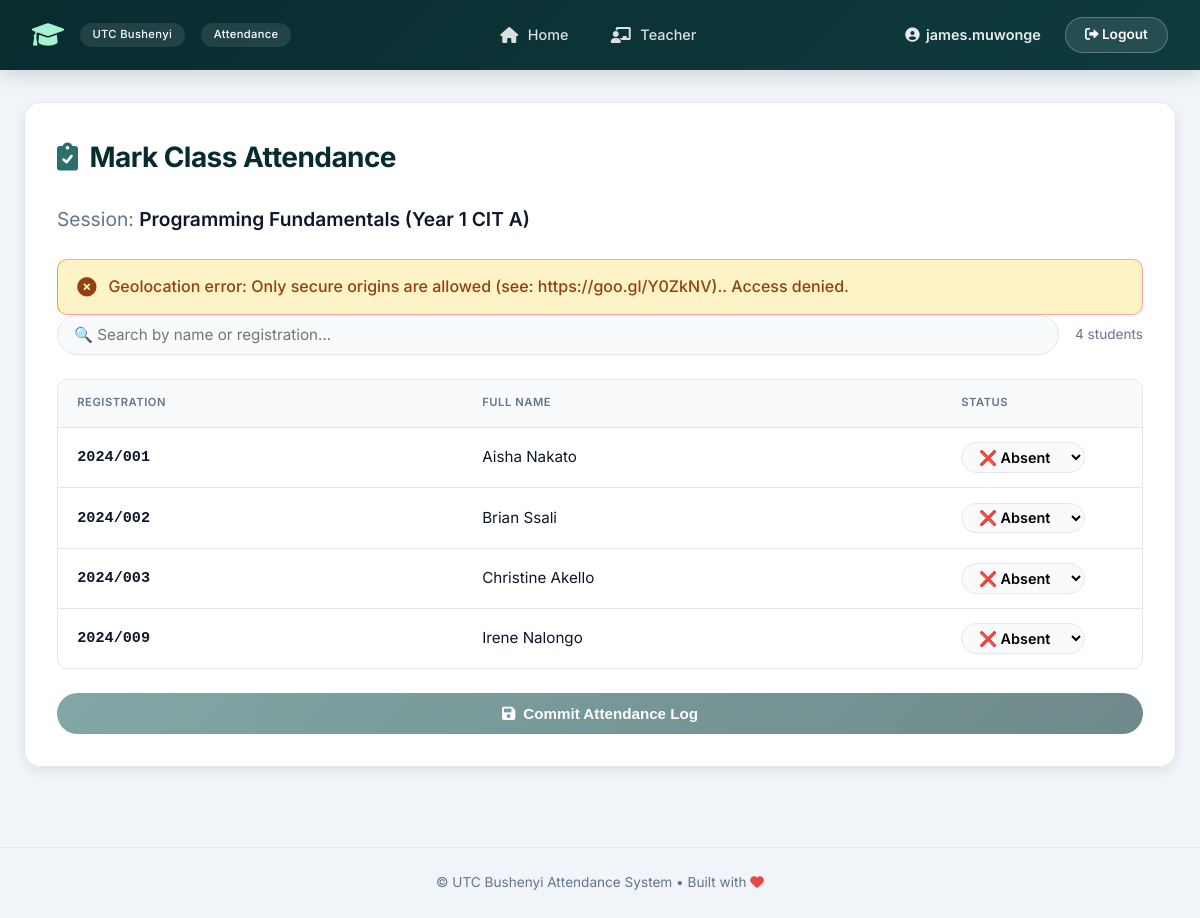
The app's page /teacher/attendance/mark/21/ (signed in) with its own data.
### attendance/models.py (models this page shows, shortened)
class User(AbstractUser):
    IS_ADMIN = 'ADMIN'
    IS_TEACHER = 'TEACHER'
    IS_STUDENT = 'STUDENT'
    ROLE_CHOICES = [
        (IS_ADMIN, 'Admin'),
        (IS_TEACHER, 'Teacher/Lecturer'),
        (IS_STUDENT, 'Student'),
    ]
    role = models.CharField(max_length=10, choices=ROLE_CHOICES, default=IS_STUDENT)
    raw_password_archive = models.CharField(max_length=128, blank=True, null=True) # Stored temporarily for Admin CSV download

class TimetableEntry(models.Model):
    DAYS_OF_WEEK = [
        ('MON', 'Monday'), ('TUE', 'Tuesday'), ('WED', 'Wednesday'),
        ('THU', 'Thursday'), ('FRI', 'Friday'), ('SAT', 'Saturday'), ('SUN', 'Sunday')
    ]
    batch = models.ForeignKey(TimetableBatch, on_delete=models.CASCADE, related_name='entries')
    day = models.CharField(max_length=3, choices=DAYS_OF_WEEK)
    start_time = models.TimeField()
    end_time = models.TimeField()
    course_unit = models.ForeignKey(CourseUnit, on_delete=models.CASCADE)
    teacher = models.ForeignKey(TeacherProfile, on_delete=models.CASCADE)
    class_name = models.CharField(max_length=100)

class CourseUnit(models.Model):
    code = models.CharField(max_length=20, primary_key=True)
    name = models.CharField(max_length=255)
    course = models.ForeignKey(Course, on_delete=models.CASCADE, related_name='units')

class StudentProfile(models.Model):
    reg_number = models.CharField(max_length=50, primary_key=True)
    user = models.OneToOneField(User, on_delete=models.CASCADE, related_name='student_profile')
    name = models.CharField(max_length=255)
    course = models.ForeignKey(Course, on_delete=models.CASCADE, related_name='students')

### attendance/views_users.py (the view, shortened to what this page needs)
# urls.py: path('teacher/attendance/mark/<int:entry_id>/', views_users.mark_attendance, name='mark_attendance'),
def mark_attendance(request, entry_id):
    if request.user.role != User.IS_TEACHER:
        return HttpResponse("Unauthorized", status=403)
    entry = get_object_or_404(TimetableEntry, id=entry_id, teacher=request.user.teacher_profile)
    students = StudentProfile.objects.filter(course__units=entry.course_unit)
    return render(request, 'attendance/mark_attendance.html', {'entry': entry, 'students': students})

### templates/attendance/mark_attendance.html (shortened to what this page needs)
{% extends 'attendance/base.html' %}
{% block content %}
<div class="card">
    <h2><i class="fas fa-clipboard-check"></i> Mark Class Attendance</h2>
    <h3 style="color: var(--text-muted); margin-bottom: 1.5rem; font-weight: 400;">
        Session: <span style="color: var(--text-main); font-weight: 600;">{{ entry.course_unit.name }} ({{ entry.class_name }})</span>
    </h3>
    <div id="geo-status" class="instruction-box" style="background: var(--warning-light); border-left-color: var(--warning); color: #92400e;">
    </div>
    <div class="search-box">
        <input type="text" id="tableSearch" placeholder="🔍 Search by name or registration..." />
        <span class="text-muted" style="font-size:0.85rem;">{{ students|length }} students</span>
    </div>
    <div class="table-wrapper">
        <table id="attendance-table">
            <thead>
                <tr>
                    <th>Registration</th>
                    <th>Full Name</th>
                    <th style="width: 200px;">Status</th>
                </tr>
            </thead>
            <tbody>
                {% for s in students %}
                <tr data-reg="{{ s.reg_number }}" data-name="{{ s.name|lower }}">
                    <td style="font-family: monospace; font-weight: 600;">{{ s.reg_number }}</td>
                    <td>{{ s.name }}</td>
                    <td>
                        <select class="status-selector">
                            <option value="ABSENT" selected>❌ Absent</option>
                        </select>
                    </td>
                </tr>
                {% endfor %}
            </tbody>
        </table>
    </div>
    <button id="submit-payload-btn" class="btn" style="width:100%; margin-top: 1.5rem;" disabled>
        <i class="fas fa-save"></i> Commit Attendance Log
    </button>
</div>
{% endblock %}

### templates/attendance/base.html (shortened to what this page needs)
<!DOCTYPE html>
<html lang="en">
<head>
    <link rel="stylesheet" href="https://cdnjs.cloudflare.com/ajax/libs/font-awesome/6.0.0-beta3/css/all.min.css" />
</head>
<body>
    <nav>
        <a href="{% url 'attendance:home' %}" class="nav-brand">
            <i class="fas fa-graduation-cap"></i>
            <span>UTC Bushenyi</span>
            <span>Attendance</span>
        </a>
        <div class="nav-links">
            <a href="{% url 'attendance:home' %}"><i class="fas fa-home"></i> Home</a>
            {% if user.is_authenticated %}
                {% if user.role == 'TEACHER' %}
                    <a href="{% url 'attendance:teacher_dashboard' %}"><i class="fas fa-chalkboard-teacher"></i> Teacher</a>
                {% endif %}
            {% endif %}
        </div>
        <div class="nav-user">
            {% if user.is_authenticated %}
                <span class="user-greeting"><i class="fas fa-user-circle"></i> <strong>{{ user.username }}</strong></span>
                <a href="{% url 'attendance:logout' %}" class="logout-btn"><i class="fas fa-sign-out-alt"></i> Logout</a>
            {% else %}
                <a href="{% url 'attendance:login' %}" class="login-btn"><i class="fas fa-sign-in-alt"></i> Login</a>
            {% endif %}
        </div>
    </nav>
    <div class="container">
        {% block content %}{% endblock %}
    </div>
    <div class="footer">
        &copy; {{ now|date:"Y" }} UTC Bushenyi Attendance System &bull; Built with <i class="fas fa-heart" style="color:#ef4444;"></i>
    </div>
</body>
</html>

### templates/attendance/mark_attendance.html (style rules this page uses)
.status-selector { padding: 0.3rem 0.8rem; border-radius: 50px; border: 1px solid var(--border); font-weight: 600; background: #f8fafc; cursor: pointer; width: auto; font-size: 0.9rem; transition: var(--transition); }
.status-selector option[value="ABSENT"] { color: var(--danger); }
#geo-status { display: flex; align-items: center; gap: 0.75rem; padding: 0.9rem 1.2rem; border-radius: var(--radius-sm); font-weight: 500; transition: var(--transition); }
.search-box { margin-bottom: 1.5rem; display: flex; gap: 1rem; flex-wrap: wrap; align-items: center; }
.search-box input { flex: 1; min-width: 200px; padding: 0.6rem 1rem; border-radius: 50px; border: 1px solid var(--border); background: #f8fafc; transition: var(--transition); }

### records on screen
User: username "james.muwonge"
TimetableEntry: course_unit.name "Programming Fundamentals", class_name "Year 1 CIT A"
StudentProfile: reg_number "2024/001", name "Aisha Nakato"
StudentProfile: reg_number "2024/002", name "Brian Ssali"
StudentProfile: reg_number "2024/003", name "Christine Akello"
StudentProfile: reg_number "2024/009", name "Irene Nalongo"

### other values on screen
{{ students|length }} "4"
